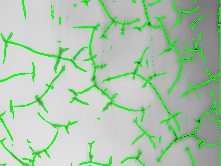
#> input picture alignment/results/loc1/thresh/1/120h.png, 221 x 166 px, given in place of denoise, which was not available
$ python main.py
#> lines starting #> are read from the running program, lines starting #| are printed output that depends on the picture; pictures that were not available may be replaced by others from this repository, and a replacement may not be noted
import cv2
import numpy as np
# import matplotlib.pyplot as plt
import argparse
import os

# [105 lines left out: functions align_images, compare_images, get_feat, not called in this run]


def main(opt):
    if opt.alignment:
        if not os.path.isdir(opt.save_dir+'/align'):
            os.makedirs(opt.save_dir+'/align')
        raw_pics_path =  os.listdir(opt.source_dir)
        if opt.align_mode == 0:
           align_pic = cv2.imread(opt.source_dir + '/' + raw_pics_path[0])
           cv2.imwrite(opt.save_dir + '/align/' + raw_pics_path[0], align_pic)
           height, width, channels = align_pic.shape
        else:
            base_pic = cv2.imread(opt.source_dir + '/' + raw_pics_path[0])
            cv2.imwrite(opt.save_dir + '/align/' + raw_pics_path[0], base_pic)
            height, width, channels = base_pic.shape
        for raw_pic_path in raw_pics_path[1:]:
            raw_pic = cv2.imread(opt.source_dir + '/' + raw_pic_path)
            raw_pic = cv2.resize(raw_pic, (width, height))
            if opt.align_mode == 0:
                align_pic = align_images(raw_pic, align_pic, opt)
            else:
                align_pic = align_images(raw_pic, base_pic, opt)
            cv2.imwrite(opt.save_dir + '/align/' + raw_pic_path, align_pic)

    target_dir = opt.source_dir
    if opt.denoise_rate != 0:
        if not os.path.isdir(opt.save_dir+'/denoise'):
            os.makedirs(opt.save_dir+'/denoise')
        raw_pics_path =  os.listdir(opt.source_dir)
        first_pic = cv2.imread(opt.source_dir + '/' + raw_pics_path[0])
#> first_pic is the input picture: shape (166, 221, 3); mean B, G, R 172.7, 197.3, 172.7
        height, width, channels = first_pic.shape
#> height = 166; width = 221; channels = 3
        for raw_pic_path in raw_pics_path:
            raw_pic = cv2.imread(opt.source_dir + '/' + raw_pic_path)
            raw_pic = cv2.resize(raw_pic, (width, height))
            raw_pic = cv2.cvtColor(raw_pic, cv2.COLOR_BGR2GRAY)
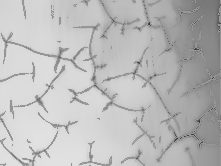
#> raw_pic: shape (166, 221); min 46, max 227, mean 187.2
            denoise_pic = cv2.fastNlMeansDenoising(raw_pic, h=opt.denoise_rate, templateWindowSize=7)
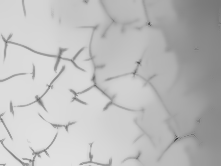
#> denoise_pic: shape (166, 221); min 50, max 226, mean 188.5
            cv2.imwrite(opt.save_dir + '/denoise/' + raw_pic_path, denoise_pic)
#> pass 2 of the loop in main, `for raw_pic_path in raw_pics_path:`:
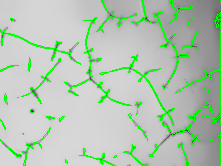
#> input picture alignment/results/loc1/thresh/1/24h.png, 221 x 166 px, given in place of thresh, which was not available
#> in main, raw_pic is the input picture: shape (166, 221, 3); mean B, G, R 177.9, 197.7, 177.9
#> in main, `raw_pic = cv2.cvtColor(raw_pic, cv2.COLOR_BGR2GRAY)`:
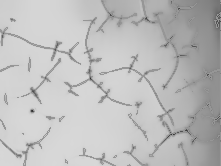
#> raw_pic: shape (166, 221); min 47, max 216, mean 189.5
#> in main, `denoise_pic = cv2.fastNlMeansDenoising(raw_pic, h=opt.denoise_rate, te..`:
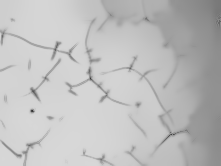
#> denoise_pic: shape (166, 221); min 49, max 215, mean 190.8
        target_dir = opt.save_dir + '/denoise/'

    if opt.calc_area:
        if not os.path.isdir(opt.save_dir+f'/thresh/{opt.blur_thresh}'):
            os.makedirs(opt.save_dir+f'/thresh/{opt.blur_thresh}')
        raw_pics_path =  os.listdir(target_dir)
        area_dict = {}
        for raw_pic_path in raw_pics_path:
            raw_pic = cv2.imread(target_dir + '/' + raw_pic_path)
            proc_pic = cv2.cvtColor(raw_pic, cv2.COLOR_BGR2GRAY)
            proc_pic = cv2.GaussianBlur(proc_pic, (opt.blur_thresh, opt.blur_thresh), 0)
            proc_pic = cv2.adaptiveThreshold(proc_pic, 255, cv2.ADAPTIVE_THRESH_GAUSSIAN_C,cv2.THRESH_BINARY_INV, 11, 3)
            contours, _ = cv2.findContours(proc_pic, cv2.RETR_TREE, cv2.CHAIN_APPROX_SIMPLE)
            cv2.drawContours(raw_pic, contours, -1, (0, 255, 0), 1)
            cv2.imwrite(opt.save_dir+f'/thresh/{opt.blur_thresh}/' + raw_pic_path, raw_pic)
            area = 0
            for cnt in contours:
                area += cv2.contourArea(cnt)
            area_dict[int(raw_pic_path.split("h")[0])] = area/(proc_pic.shape[0]*proc_pic.shape[1])
            print(raw_pic_path, ' with area ratio : ', area/(proc_pic.shape[0]*proc_pic.shape[1]))


    pass

if __name__ == '__main__':
    parser = argparse.ArgumentParser()
    parser.add_argument('--source_dir', type=str, default='datasets/loc1', help='source')
    parser.add_argument('--save_dir', type=str, default='results/loc1', help='save directory')
    parser.add_argument('--visualization', action='store_true', help='pop out image or not')
    parser.add_argument('--denoise_rate', type=int, default=15, help='0 means turn off denoise, recommend 1~20')
    parser.add_argument('--alignment', action='store_true', help='align pictures first')
    parser.add_argument('--align_mode', type=int, default=0, help='0: with former, 1: with first')
    parser.add_argument('--calc_area', action='store_true', help='calc area')
    parser.add_argument('--blur_thresh', type=int, default=5, help='area threshold')


    opt = parser.parse_args()
    print(opt)

    main(opt)
